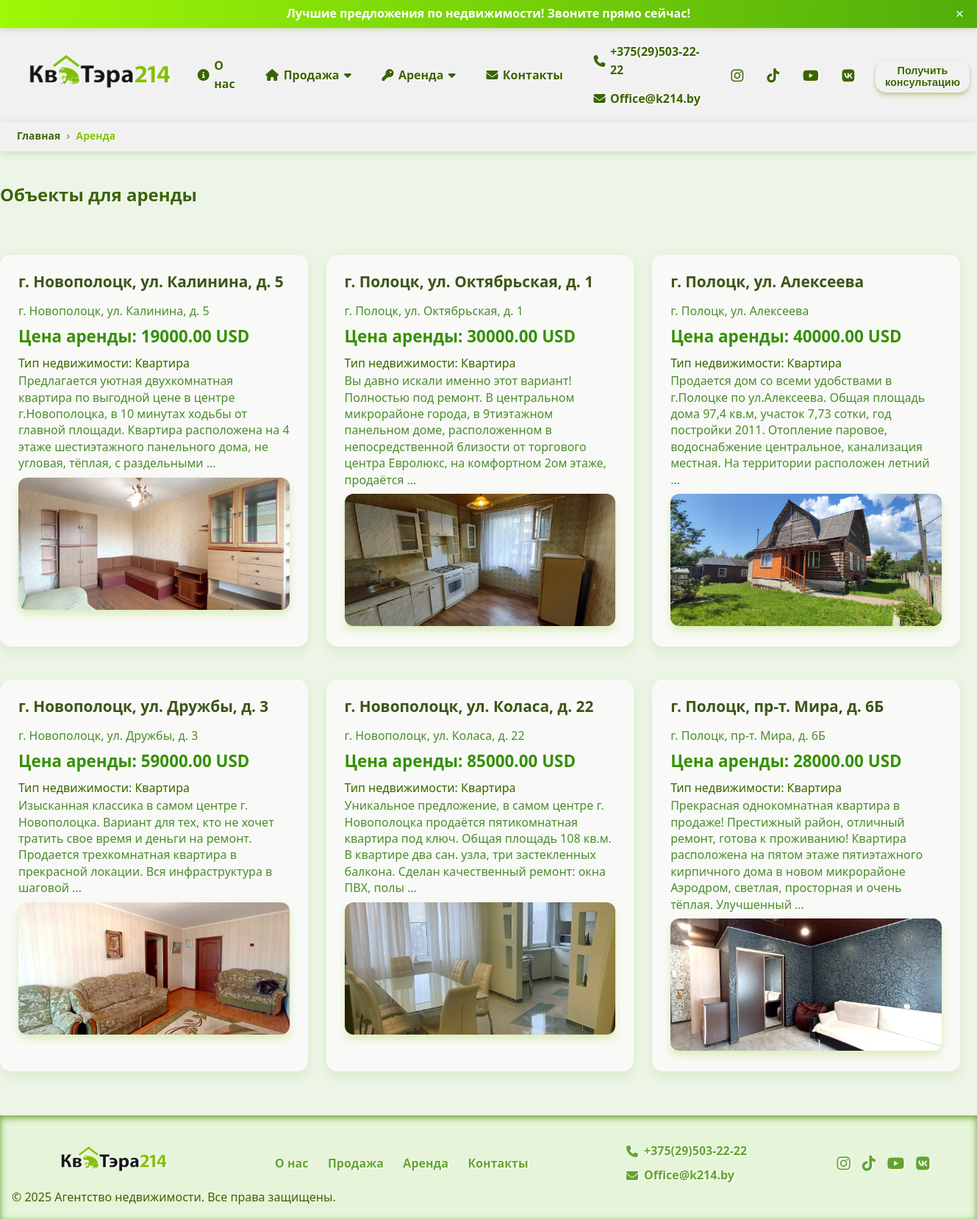
The page /rent on the database as committed earlier.
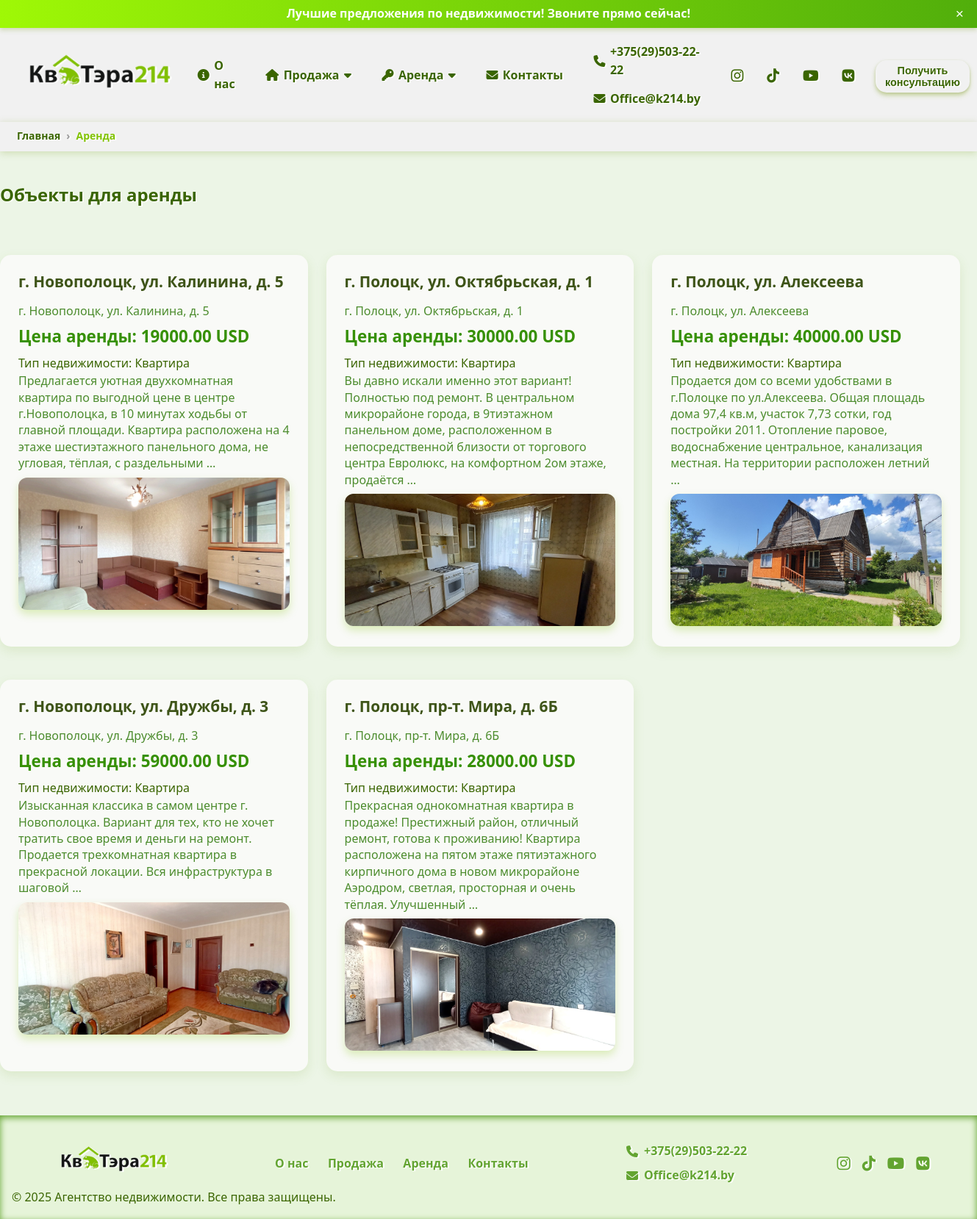
The same page on the database as committed later.
### webapp/models.py (models this page shows, shortened)
class SocialNetwork(models.Model):
    contact = models.ForeignKey(Contact, related_name='social_networks', on_delete=models.CASCADE)
    name = models.CharField(max_length=100)
    url = models.URLField()
    icon = models.CharField(max_length=100, help_text='Название иконки (например, fa-facebook) или путь')

class Property(models.Model):
    CURRENCY_CHOICES = [
        ('USD', 'USD'),
        ('BYN', 'BYN'),
    ]
    name = models.CharField(max_length=255)
    slug = models.SlugField(max_length=255, unique=True, blank=True, null=True)
    description = models.TextField()
    notes = models.TextField(default='Примечание')
    address = models.CharField(max_length=500)
    price = models.DecimalField(max_digits=12, decimal_places=2)
    floor = models.TextField(help_text='Этаж', default=0)
    many_rooms = models.TextField(help_text='Сколько комнат', default=0)
    area = models.FloatField(help_text='Площадь в квадратных метрах')
    area_ga = models.FloatField(help_text='Площадь в гектарах/сотках', null=True, blank=True)
    date_posted = models.DateField(auto_now_add=True)
    is_sale = models.BooleanField(default=True)
    is_rent = models.BooleanField(default=True)
    is_active_new = models.BooleanField(default=True)
    is_active_house = models.BooleanField(default=True)
    is_active_country_house = models.BooleanField(default=True)
    is_active_apartment = models.BooleanField(default=True)
    is_active_sold = models.BooleanField(default=False)
    contacts = models.ManyToManyField(Contact, related_name='properties')
    currency = models.CharField(max_length=3, choices=CURRENCY_CHOICES, default='USD')

class PropertyPhoto(models.Model):
    property = models.ForeignKey(Property, related_name='photos', on_delete=models.CASCADE)
    photo = models.ImageField(upload_to='property_photos/')
    alt_text = models.CharField(max_length=255, blank=True)

### webapp/views.py (the view, shortened to what this page needs)
# urls.py: path('rent', views.rent, name='rent'),
def rent(request):
    properties = Property.objects.filter(is_rent=True)  # добавляем фильтр по аренде
    property_types = request.GET.getlist('property_type')
    direction = request.GET.get('direction', '').strip()
    if direction:
        properties = properties.filter(address__icontains=direction)
    price_min = request.GET.get('price_min')
    if price_min:
        try:
            price_min = float(price_min)
            properties = properties.filter(price__gte=price_min)
        except (ValueError, TypeError):
            pass
    price_max = request.GET.get('price_max')
    if price_max:
        try:
            price_max = float(price_max)
            properties = properties.filter(price__lte=price_max)
        except (ValueError, TypeError):
            pass
    currency = request.GET.get('currency')
    if currency in dict(Property.CURRENCY_CHOICES).keys():
        properties = properties.filter(currency=currency.upper())
    context = {
        'properties': properties,
    }
    return render(request, 'webapp/rent_page.html', context)

### webapp/context_processors.py (called while the page is built)
def contact_data(request):
    contact = Contact.objects.prefetch_related('social_networks').first()
    return {
        'contact': contact,
    }

### webapp/templates/webapp/rent_page.html (shortened to what this page needs)
{% extends 'main/base.html' %}
{% load static %}
{% block content %}
    <nav class="breadcrumb-container" aria-label="breadcrumb">
        <ol class="breadcrumb-list">
            <li class="breadcrumb-item">
                <a href="{% url 'index' %}" class="nav-link">Главная</a>
            </li>
            <li class="breadcrumb-item active" aria-current="page">Аренда</li>
        </ol>
    </nav>
    <section>
        <div class="rent-container">
            <h1 class="page-title">Объекты для аренды</h1>
            {% if properties %}
                <div class="properties-list">
                    {% for property in properties %}
                        <div class="property-card">
                            <h2 class="property-name">
                                <a href="{% url 'rent_single' property.slug %}">{{ property.name }}</a>
                            </h2>
                            <p class="property-address">{{ property.address }}</p>
                            <p class="property-price">Цена аренды: {{ property.price }} USD</p>
                            <p class="property-type">
                                Тип недвижимости:
                                {% if property.is_active_apartment %}
                                    Квартира
                                {% elif property.is_active_house %}
                                    Дом
                                {% elif property.is_active_country_house %}
                                    Дача
                                {% elif property.is_active_new %}
                                    Новостройка
                                {% elif property.is_active_sold %}
                                    Продано
                                {% else %}
                                    Другой тип
                                {% endif %}
                            </p>
                            <p class="property-description">{{ property.description|truncatewords:30 }}</p>
                            <a href="{% url 'rent_single' property.slug %}">
                                {% if property.photos.all %}
                                    <div class="property-photos">
                                        <img src="{{ property.photos.all.0.photo.url }}"
                                             alt="{{ property.photos.all.0.alt_text }}"
                                             class="property-main-photo"/>
                                    </div>
                                {% endif %}
                            </a>
                        </div>
                    {% endfor %}
                </div>
            {% endif %}
        </div>
    </section>
{% endblock %}

### templates/main/base.html (shortened to what this page needs)
{% load static %}
<!DOCTYPE html>
<html lang="ru">
<head>
  <link href="https://cdnjs.cloudflare.com/ajax/libs/font-awesome/6.4.0/css/all.min.css" rel="stylesheet" />
  <link rel="stylesheet" href="{% static 'webapp/css/style.css' %}" />
</head>
<body>
  <div id="top-bar" class="top-bar">
    <span>Лучшие предложения по недвижимости! Звоните прямо сейчас!</span>
    <button class="close-button" aria-label="Закрыть">&times;</button>
  </div>
  <header class="header">
      <div class="container header-container">
          <div class="logo">
              <a href="{% url 'index' %}">
                  <img src="{% static 'webapp/images/logo_kvatera.png' %}" alt="Логотип агентства"/>
              </a>
          </div>
          <nav id="navMenu" class="nav" aria-hidden="true">
              <ul class="menu">
                  <li><a href="{% url 'about' %}"><i class="fa-solid fa-info-circle"></i> О нас</a></li>
                  <li class="dropdown sale-dropdown">
                      <a href="{% url 'sale' %}"><i class="fa-solid fa-house"></i> Продажа <i
                              class="fa fa-caret-down"></i></a>
                  </li>
                  <li class="dropdown rent-dropdown">
                      <a href="{% url 'rent' %}"><i class="fa-solid fa-key"></i> Аренда <i class="fa fa-caret-down"></i></a>
                  </li>
                  <li><a href="{% url 'contacts' %}"><i class="fa-solid fa-envelope"></i> Контакты</a></li>
                  <li class="contacts-menu">
                      <a href="tel:{{ contact.phone|urlencode }}"><i class="fa-solid fa-phone"></i> {{ contact.phone }}
                      </a>
                      <a href="mailto:{{ contact.email|urlencode }}"><i
                              class="fa-solid fa-envelope"></i> {{ contact.email }}</a>
                  </li>
                  <li class="social-menu">
                      {% for social in contact.social_networks.all %}
                          <a href="{{ social.url }}" aria-label="{{ social.name }}" target="_blank"
                             rel="noopener noreferrer">
                              <i class="{{ social.icon }}"></i>
                          </a>
                      {% empty %}
                          <span>Соцсетей нет</span>
                      {% endfor %}
                  </li>
                  <li>
                      <button class="btn-consultation" id="openConsultationBtn">Получить консультацию</button>
                  </li>
              </ul>
          </nav>
      </div>
  </header>
  {% block content %}{% endblock %}
    <footer class="footer">
        <div class="container footer-container">
            <div class="footer-logo">
                <img src="{% static 'webapp/images/logo_kvatera.png' %}" alt="Логотип агентства"/>
            </div>
            <nav class="footer-menu">
                <a href="#about">О нас</a>
                <a href="#sale-house">Продажа</a>
                <a href="#rent-house">Аренда</a>
                <a href="{% url 'contacts' %}">Контакты</a>
            </nav>
            <div class="footer-contacts">
                <p>
                    <i class="fa-solid fa-phone"></i>
                    <a href="tel:{{ contact.phone|urlencode }}">{{ contact.phone }}</a>
                </p>
                <p>
                    <i class="fa-solid fa-envelope"></i>
                    <a href="mailto:{{ contact.email|urlencode }}">{{ contact.email }}</a>
                </p>
            </div>
            <div class="footer-social">
                {% for social in contact.social_networks.all %}
                    <a href="{{ social.url }}" aria-label="{{ social.name }}" target="_blank" rel="noopener noreferrer">
                        <i class="{{ social.icon }}"></i>
                    </a>
                {% empty %}
                    <p>Соцсетей нет</p>
                {% endfor %}
            </div>
        </div>
        <div class="copyright">
            &copy; 2025 Агентство недвижимости. Все права защищены.
        </div>
    </footer>
</body>
</html>

Rows that differ between the two databases and show on the page:
no longer on this page (row edited): Property: name "г. Новополоцк, ул. Коласа, д. 22", address "г. Новополоцк, ул. Коласа, д. 22", price "85000.00", is_active_apartment "Квартира", description "Уникальное предложение, в самом центре г. Новополоцка продаётся пятикомнатная квартира под ключ. Общая площадь 108 кв.м. В квартире два сан. узла, три застекленных балкона. Сделан качественный ремонт: окна ПВХ, полы …", photos.all.0.photo (picture)
